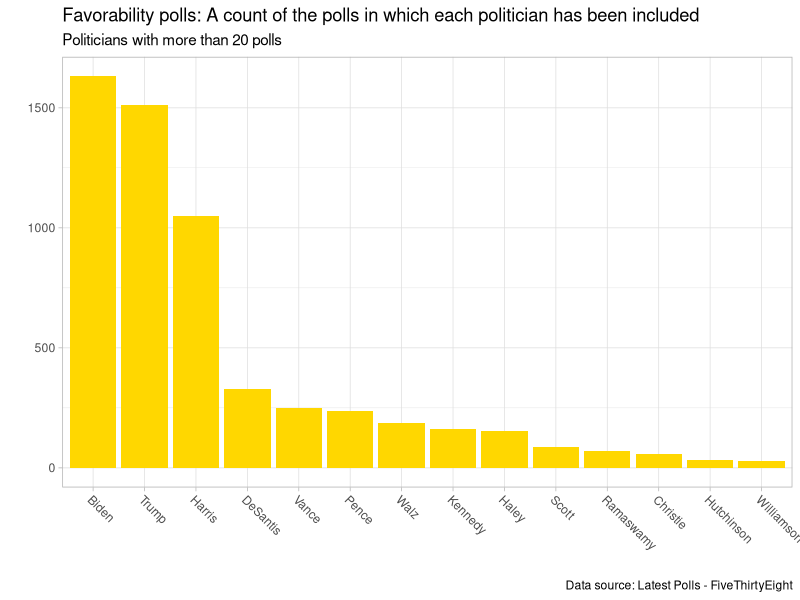

The R source for this figure:
## ---- chunk 1
## Load packages
library(broom)
library(conflicted)
library(kableExtra)
library(knitr)
library(tidyverse)

## Prefer over all other packages
conflict_prefer("filter", "dplyr")
## ---- chunk 2
## Create function that doubles the input digit
double_it <- function(number){
  double = number * 2
  return(double)
}
## ---- chunk 3
## Load data
df <- read_csv("data/favorability_polls.csv")
## ---- chunk 4
#| fig-width: 11
## Plot
df |>
  count(politician) |>
  arrange(desc(n)) |>
  filter(n > 20) |>
  mutate(
    politician = gsub(".* ", "", politician),
    politician = factor(politician, levels = politician)
  ) |>
  ggplot(aes(x = politician, y = n))  +
  geom_bar(stat = "identity", fill = "gold") +
  theme_light() + 
  theme(axis.text.x = element_text(angle = -45, hjust = 0)) +
  labs(
    title = "Favorability polls: A count of the polls in which each politician has been included",
    subtitle = "Politicians with more than 20 polls",
    x = "",
    y = "",
    caption = "Data source: Latest Polls - FiveThirtyEight"
  )
## ---- chunk 5
## Fit the model
model <- lm(mpg ~ cyl + hp, data = mtcars)

## Print regression table
kableExtra::kable(
  x = broom::tidy(model), 
  caption = "Regression output",
  col.names = c("Term", "Estimate", "SE", "t-statistic", "p-value"),
  digits = c(0, 2, 2, 2, 4),
  format = "pipe"
)
